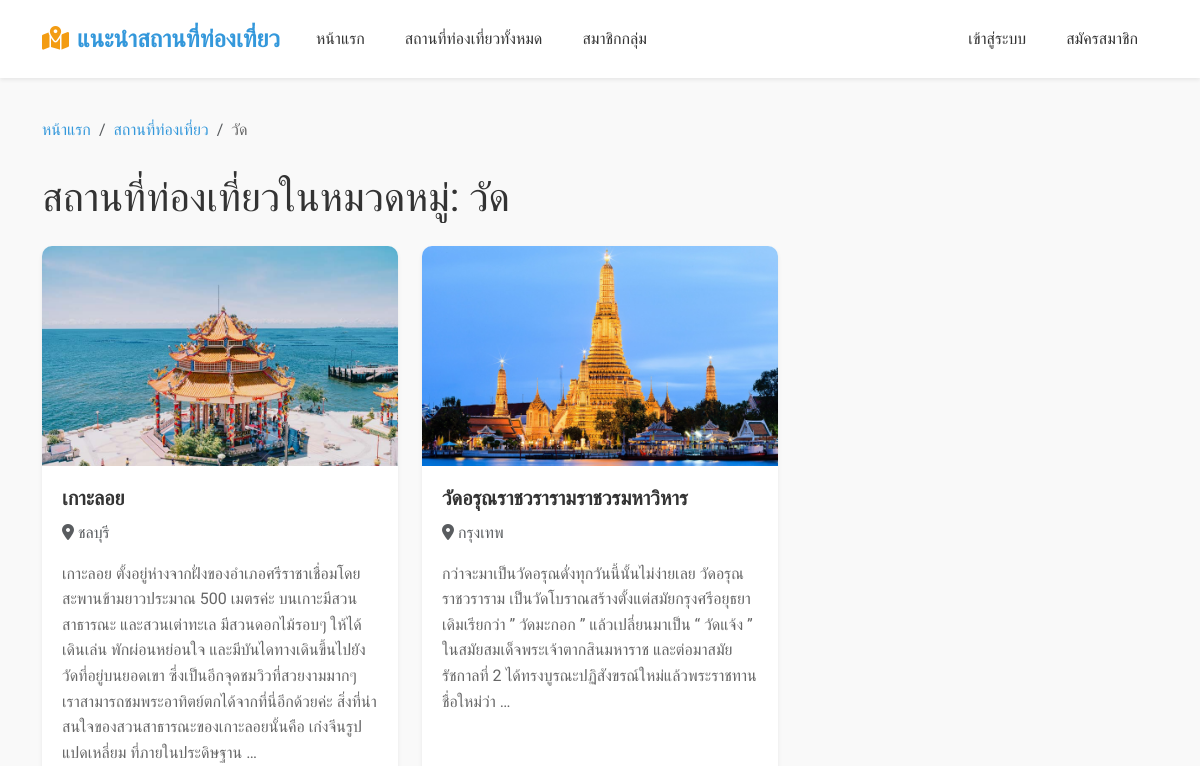
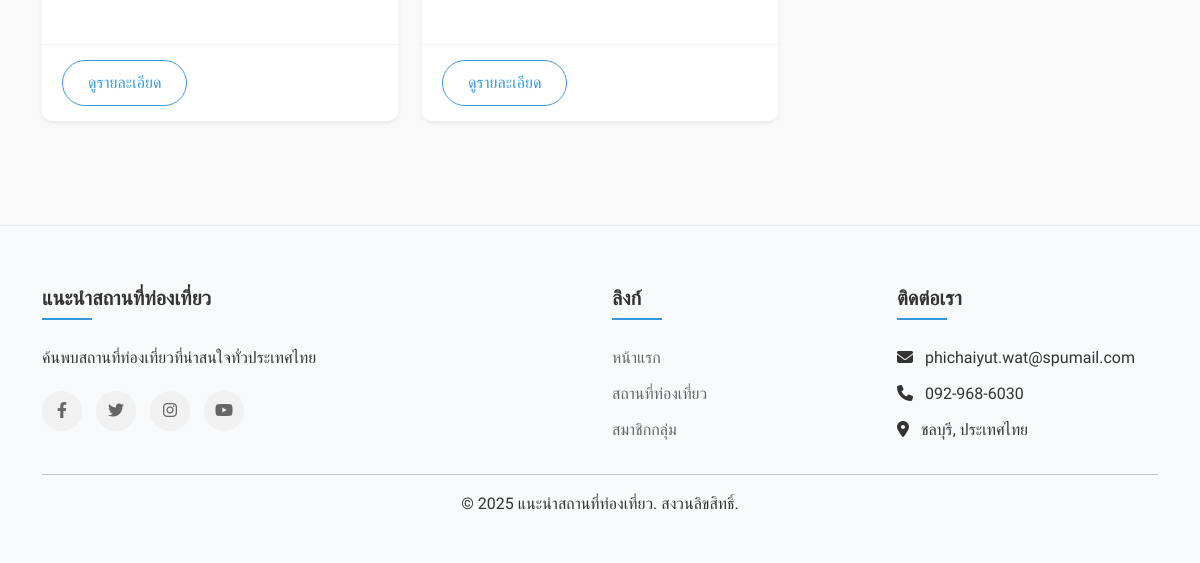
Page /category/3/ on the earlier database version (2 pictures, top to bottom).
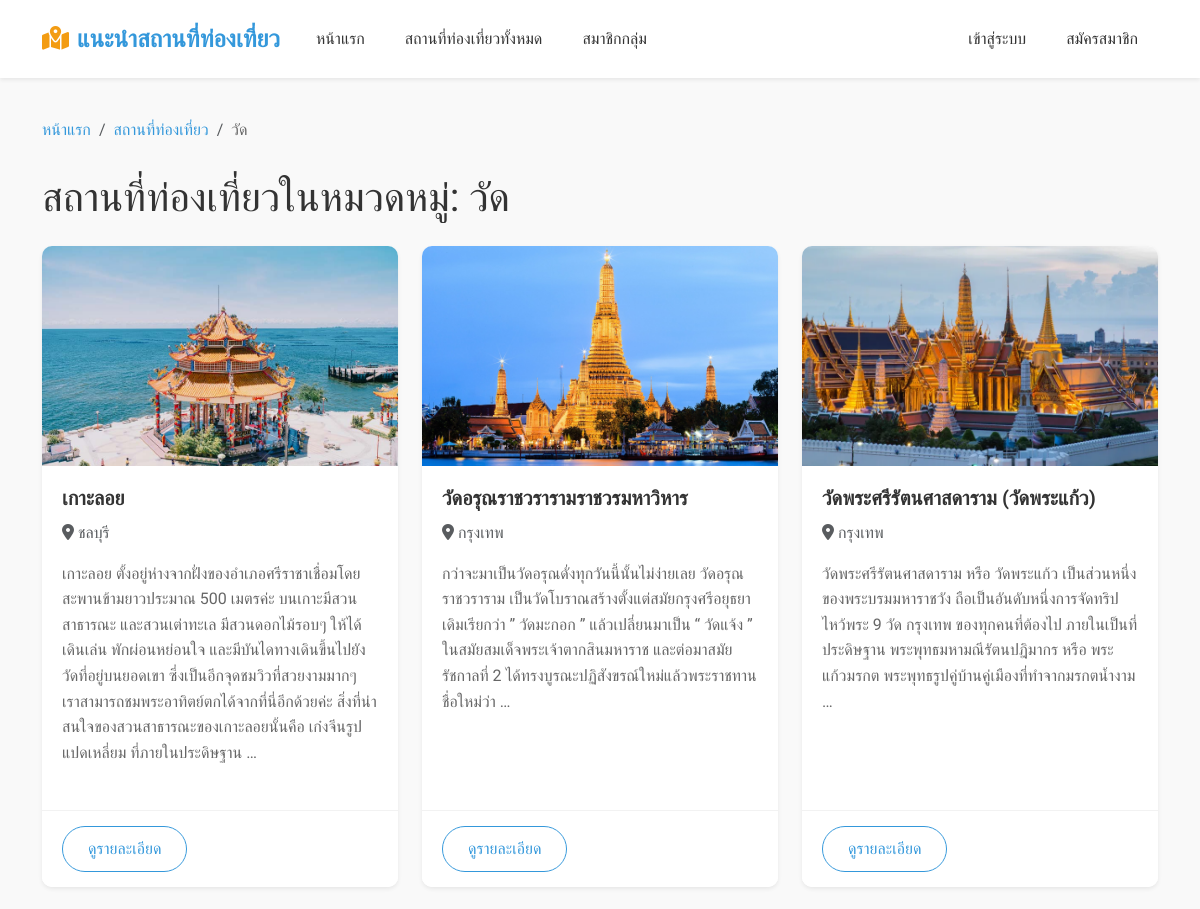
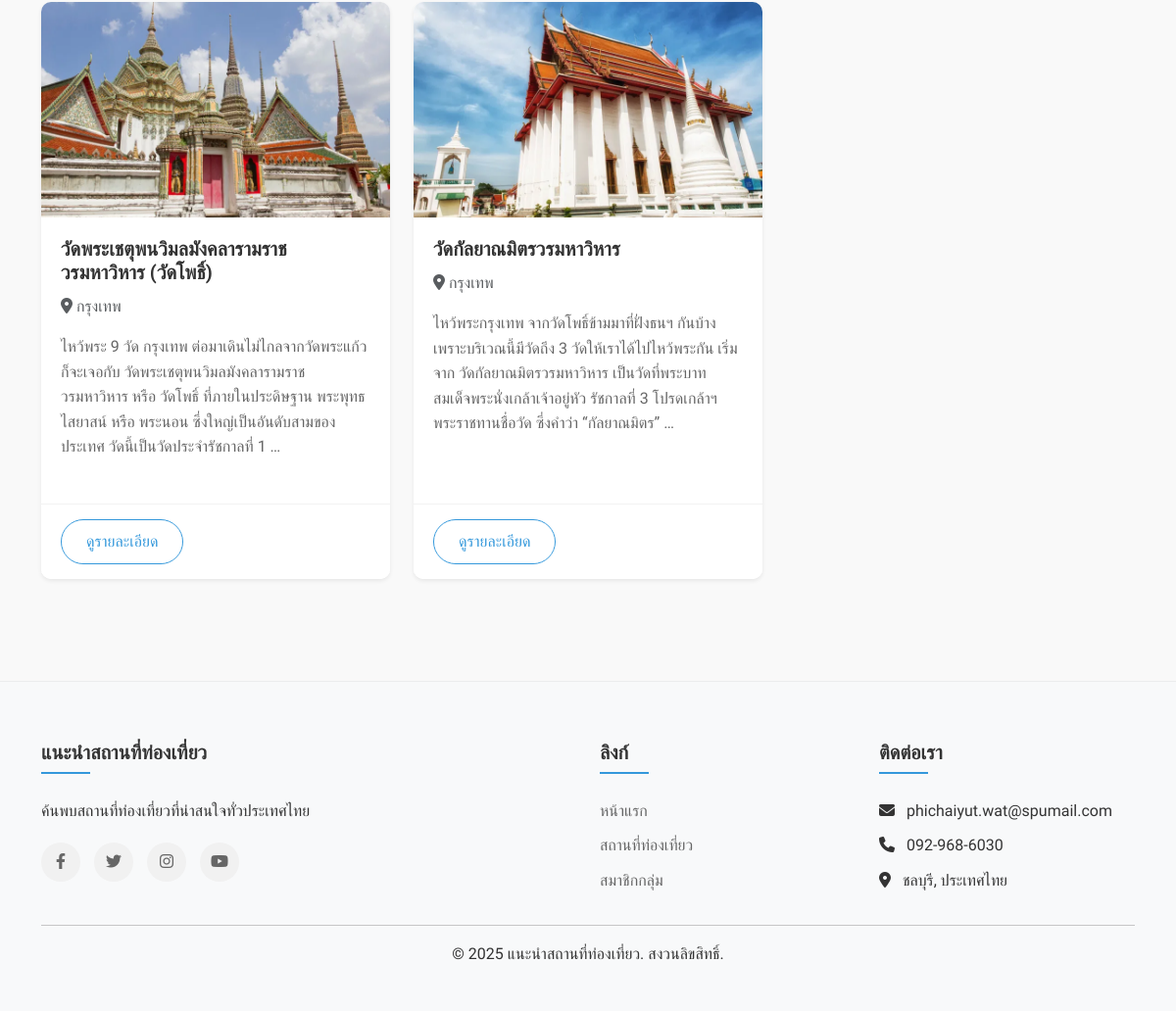
Same page on the later database version (2 pictures, top to bottom).
### tourism/models.py (models this page shows, shortened)
class Place(models.Model):
    name = models.CharField(max_length=200, verbose_name="ชื่อสถานที่")
    description = models.TextField(verbose_name="รายละเอียด")
    address = models.TextField(verbose_name="ที่อยู่")
    province = models.ForeignKey(Province, on_delete=models.CASCADE, verbose_name="จังหวัด")
    categories = models.ManyToManyField(Category, verbose_name="หมวดหมู่")
    image = models.ImageField(upload_to='places/', verbose_name="รูปภาพ")
    created_at = models.DateTimeField(auto_now_add=True, verbose_name="วันที่สร้าง")
    updated_at = models.DateTimeField(auto_now=True, verbose_name="วันที่อัปเดต")
    is_featured = models.BooleanField(default=False, verbose_name="แนะนำ")
    map_embed = models.TextField(blank=True, null=True, help_text="ฝังโค้ด iframe จาก Google Maps")
    has_parking = models.BooleanField(default=False, null=True)
    has_restaurant = models.BooleanField(default=False, null=True)
    has_wifi = models.BooleanField(default=False, null=True)
    has_restroom = models.BooleanField(default=False, null=True)
    class Meta:
        verbose_name = "สถานที่ท่องเที่ยว"
        verbose_name_plural = "สถานที่ท่องเที่ยว"

class Province(models.Model):
    name = models.CharField(max_length=100, verbose_name="ชื่อจังหวัด")
    class Meta:
        verbose_name = "จังหวัด"
        verbose_name_plural = "จังหวัด"

### tourism/views.py (the view)
# urls.py: path('category/<int:category_id>/', views.category_places, name='category_places'),
def category_places(request, category_id):
    category = get_object_or_404(Category, pk=category_id)
    places = Place.objects.filter(categories=category)
    paginator = Paginator(places, 9)
    page_number = request.GET.get('page')
    page_obj = paginator.get_page(page_number)
    context = {
        'category': category,
        'page_obj': page_obj,
    }
    return render(request, 'tourism/category_places.html', context)

### templates/tourism/category_places.html (shortened to what this page needs)
{% extends 'base.html' %}
{% block content %}
    <div class="container mt-4">
        <nav aria-label="breadcrumb">
            <ol class="breadcrumb">
                <li class="breadcrumb-item"><a href="{% url 'home' %}">หน้าแรก</a></li>
                <li class="breadcrumb-item"><a href="{% url 'place_list' %}">สถานที่ท่องเที่ยว</a></li>
                <li class="breadcrumb-item active" aria-current="page">{{ category.name }}</li>
            </ol>
        </nav>
        <h1 class="mb-4">สถานที่ท่องเที่ยวในหมวดหมู่: {{ category.name }}</h1>
        <div class="row">
            {% for place in page_obj %}
                <div class="col-md-4 mb-4">
                    <div class="card h-100 shadow-sm">
                        <img src="{{ place.image.url }}" class="card-img-top" alt="{{ place.name }}">
                        <div class="card-body">
                            <h5 class="card-title">{{ place.name }}</h5>
                            <p class="card-text text-muted">
                                <i class="fas fa-map-marker-alt me-1"></i>{{ place.province.name }}
                            </p>
                            <p class="card-text">{{ place.description|truncatewords:15 }}</p>
                        </div>
                        <div class="card-footer bg-white">
                            <a href="{% url 'place_detail' place.id %}" class="btn btn-outline-primary">ดูรายละเอียด</a>
                        </div>
                    </div>
                </div>
            {% empty %}
                <div class="col-12 text-center">
                    <p>ไม่มีสถานที่ท่องเที่ยวในหมวดหมู่นี้</p>
                </div>
            {% endfor %}
        </div>
    </div>
{% endblock %}

Differences in the rows shown:
added Place: image (picture), name "วัดพระศรีรัตนศาสดาราม (วัดพระแก้ว)", province.name "กรุงเทพ", description "วัดพระศรีรัตนศาสดาราม หรือ วัดพระแก้ว เป็นส่วนหนึ่งของพระบรมมหาราชวัง ถือเป็นอันดับหนึ่งการจัดทริป ไหว้พระ 9 วัด กรุงเทพ ของทุกคนที่ต้องไป ภายในเป็นที่ประดิษฐาน พระพุทธมหามณีรัตนปฎิมากร หรือ พระแก้วมรกต พระพุทธรูปคู่บ้านคู่เมืองที่ทำจากมรกตน้ำงาม …"
added Place: image (picture), name "วัดพระเชตุพนวิมลมังคลารามราชวรมหาวิหาร (วัดโพธิ์)", province.name "กรุงเทพ", description "ไหว้พระ 9 วัด กรุงเทพ ต่อมาเดินไม่ไกลจากวัดพระแก้วก็จะเจอกับ วัดพระเชตุพนวิมลมังคลารามราชวรมหาวิหาร หรือ วัดโพธิ์ ที่ภายในประดิษฐาน พระพุทธไสยาสน์ หรือ พระนอน ซึ่งใหญ่เป็นอันดับสามของประเทศ วัดนี้เป็นวัดประจำรัชกาลที่ 1 …"
added Place: image (picture), name "วัดกัลยาณมิตรวรมหาวิหาร", province.name "กรุงเทพ", description "ไหว้พระกรุงเทพ จากวัดโพธิ์ข้ามมาที่ฝั่งธนฯ กันบ้าง เพราะบริเวณนี้มีวัดถึง 3 วัดให้เราได้ไปไหว้พระกัน เริ่มจาก วัดกัลยาณมิตรวรมหาวิหาร เป็นวัดที่พระบาทสมเด็จพระนั่งเกล้าเจ้าอยู่หัว รัชกาลที่ 3 โปรดเกล้าฯ พระราชทานชื่อวัด ซึ่งคำว่า “กัลยาณมิตร” …"
